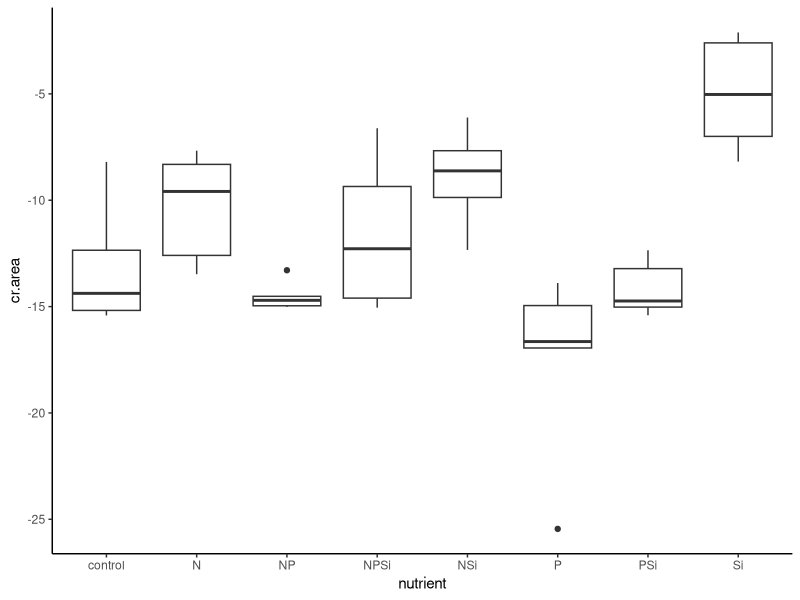
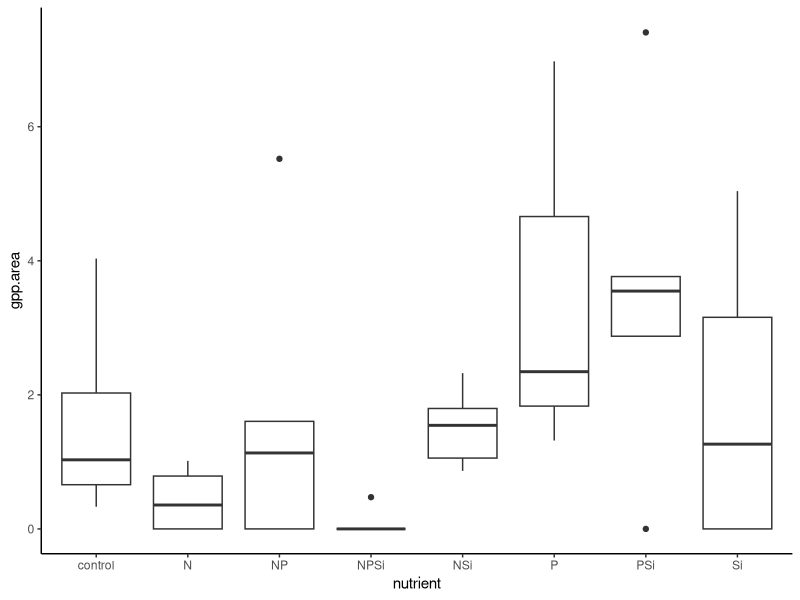
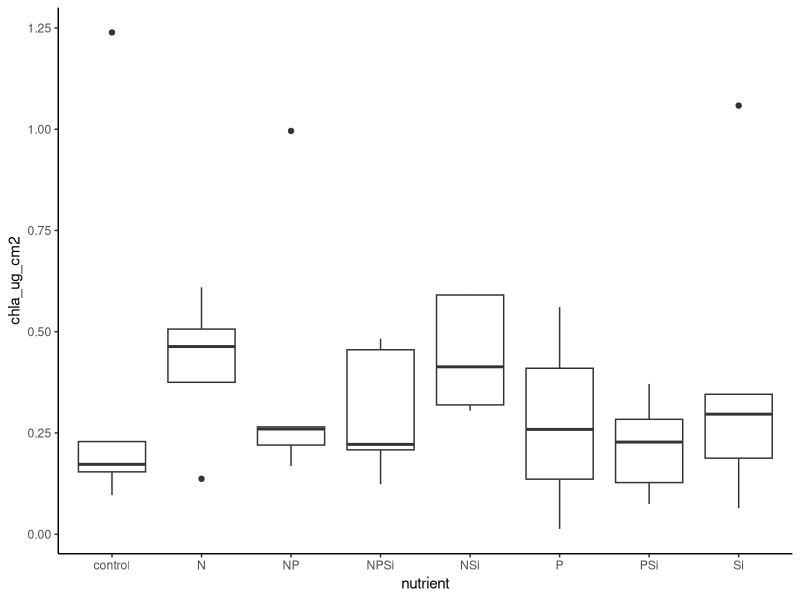

The R script that drew these images, in order: (Note: this script raises an error after producing the figures.)
#Author:  Clay Arango
#Creation date: 10-Feb-19
#Script to analyze NDS data from Summer 2018 NDS work with S. Roley and A. Alexiades

#packages
install.packages("nlme")
install.packages("nortest")
install.packages("plyr")
install.packages("dplyr")
install.packages("multcomp")
install.packages("MASS")
install.packages("ggplot2")
library(nlme)
library(nortest)
library(plyr)
library(dplyr)
library(multcomp)
library(MASS)
library(ggplot2)

#Load data
mab_summer <- read.table(file="mab_summer.csv", header=T, sep=",")

#set variable
d = mab_summer

#evaluate data to make sure factors are correct
names(d)

unique(d$nutrient) #control, N, NP, NPSi, NSi, P, PSi, Si
unique(d$N) #should be 0 and 1
unique(d$P) #should be 0 and 1
unique(d$Si) #should be 0 and 1
unique(d$top) #should be "sponge" and "glass"
#if need to change, use recode function below. 
d$top<-recode(d$top, "cellulose" ="sponge")
str(d)

#convert N and P vand Si alues (0 or 1 for absence or presence) to factors
d$N<-as.factor(d$N)
d$P<-as.factor(d$P)
d$Si<-as.factor(d$Si)
str(d)

#subset data into gpp and cr response
d.cr = subset(d, top=="sponge", data=d)
d.gpp = subset(d, top=="glass", data=d)

#check for outliers and check data entry before calculating CR-NRR
ggplot(d.cr, aes(x=nutrient, y=cr.area)) + geom_boxplot() + theme_classic()
#P5 is an outlier

#calculate nrr for cr
x<-ddply(d.cr, "nutrient", summarise, ave_cr = mean(cr.area, na.rm=T)) 
x
d.cr$cr.nrr = d.cr$cr.area/-13.104819 #divide by control ave_cr

#check for outliers and check data entry before calculating GPP- and chla-NRR
ggplot(d.gpp, aes(x=nutrient, y=gpp.area)) + geom_boxplot() + theme_classic()
#K1, N+P+Si group is bimodal, P+Si group is widely but evenly spread
ggplot(d.gpp, aes(x=nutrient, y=chla_ug_cm2)) + geom_boxplot() + theme_classic()
#Q4, K1, S4, N group is evenly spread out

#calculate nrr for gpp and chla
x<- ddply(d.gpp, "nutrient", summarise, ave_gpp = mean(gpp.area, na.rm=T), ave_chla = mean(chla, na.rm=T)) 
x
d.gpp$gpp.nrr = d.gpp$gpp.area/1.61646980 #divide by control ave_gpp
d.gpp$chla.nrr = d.gpp$chla/0.3782043 #divide by control ave_chla
#use to exclude outliers
#x1<- ddply(subset(d.gpp, !(nds.id=="F6")), "nutrient", summarise, ave_chla = mean(chla_ug_cm2, na.rm=T)) 
#x1
#d.gpp$chla.nrr_1<-d.gpp$chla_ug_cm2/2.700340

#combine into one file and export
d.cr$chla.nrr<-NA
#d.cr$chla.nrr_1<-NA#for excluded outliers
d.cr$gpp.nrr<-NA
d.gpp$cr.nrr<-NA
d.nrr<-rbind(d.cr, d.gpp)
d.nrr$site.date<-"mab_summer"
d.nrr$gpp.es<-log(d.nrr$gpp.nrr)
d.nrr$cr.es<-log(d.nrr$cr.nrr)
d.nrr$chla.es<-log(d.nrr$chla.nrr)

write.table(d.nrr, "mab_summer_nrr.csv",  sep=",", quote=F, row.names =F)

###############
#plots of NRR
##############
ggplot(data=subset(d.cr, !(nutrient=="control")), aes(x=nutrient, y=cr.nrr))+geom_boxplot()+theme_bw()+
  ylab("CR NRR")+geom_abline(slope = 0, intercept = 1)+
  theme(axis.title.x=element_blank(), panel.grid.minor=element_blank(), panel.grid.major=element_blank())
#P limitation, Si inhibition?

ggplot(data=subset(d.nrr, (top=="sponge")), aes(x=nutrient, y=cr.es))+geom_boxplot()+theme_bw()+
  ylab("CR Effect Size")+geom_hline(yintercept = 0.7, lty="dashed")+ geom_hline(yintercept = -0.7, lty="dashed")+
  geom_hline(yintercept = 1.385)+
  theme(axis.title.x=element_blank(), panel.grid.minor=element_blank(), panel.grid.major=element_blank())
#nothing over 1.385, so no significance?

ggplot(data=subset(d.gpp, !(nutrient=="control")), aes(x=nutrient, y=gpp.nrr))+geom_boxplot()+theme_bw()+
  ylab("GPP NRR")+geom_abline(slope = 0, intercept = 1)+
  theme(axis.title.x=element_blank(), panel.grid.minor=element_blank(), panel.grid.major=element_blank())
#possible P limitation

ggplot(data=subset(d.nrr, top =="glass"),aes(x=nutrient, y=gpp.es))+geom_boxplot()+theme_bw()+
  ylab("GPP Effect Size")+geom_hline(yintercept = 0.7, lty="dashed")+
  geom_hline(yintercept = -0.7, lty="dashed")+ geom_hline(yintercept = 1.385)+
  theme(axis.title.x=element_blank(), panel.grid.minor=element_blank(), panel.grid.major=element_blank())
#no limitation

ggplot(data=subset(d.gpp, !(nutrient=="control")), aes(x=nutrient, y=chla.nrr))+geom_boxplot()+theme_bw()+
  ylab("Chlorophyll-a NRR")+geom_abline(slope = 0, intercept = 1)+ 
  theme(axis.title.x=element_blank(), panel.grid.minor=element_blank(), panel.grid.major=element_blank())
#no limitation

ggplot(data=subset(d.nrr, (top=="glass")), aes(x=nutrient, y=chla.es))+geom_boxplot()+theme_bw()+
  ylab("Chla Effect Size")+ geom_hline(yintercept = 0.7, lty="dashed")+ geom_hline(yintercept = -0.7, lty="dashed")+    
  geom_hline(yintercept = 1.385)+
  theme(axis.title.x=element_blank(), panel.grid.minor=element_blank(), panel.grid.major=element_blank())
#P+Si inhibition?  nothing over 1.385 so no significance?

##########
#NRR Summary Files
#########

GPP_sum<-ddply(d.gpp, "nutrient", summarise, ave_nrr.gpp=mean(gpp.nrr, na.rm=T), sd_nrr.gpp=sd(gpp.nrr, na.rm=T), 
               se_nrr.gpp =(sd(gpp.nrr)/sqrt(sum(!is.na(gpp.nrr)))), 
               ci95_nrr.gpp = (1.96*(sd(gpp.nrr)/sqrt(sum(!is.na(gpp.nrr))))),
               ave_nrr.chla=mean(chla.nrr, na.rm=T), sd_nrr.chla=sd(chla.nrr, na.rm=T), 
               se_nrr.chla =(sd(chla.nrr)/sqrt(sum(!is.na(chla.nrr)))), 
               ci95_nrr.chla = (1.96*(sd(chla.nrr)/sqrt(sum(!is.na(chla.nrr))))))
CR_sum<-ddply(d.cr, "nutrient", summarise, ave_nrr.cr=mean(cr.nrr, na.rm=T), sd_nrr.cr=sd(cr.nrr, na.rm=T), 
              se_nrr.cr =(sd(cr.nrr)/sqrt(sum(!is.na(cr.nrr)))), 
              ci95_nrr.cr = (1.96*(sd(cr.nrr)/sqrt(sum(!is.na(cr.nrr))))))

#now combine into one and export
d.sum<-merge(GPP_sum, CR_sum, by="nutrient")
d.sum$site_date<-"mab_summer"
write.table(d.sum, "mab_summer_summ.csv",  sep=",", quote=F, row.names=F)

############################################################
#analyze RESPIRATION data
############################################################

M1<-gls(cr.area~N*P*Si, data=d.cr, na.action=na.omit)
E1<-residuals(M1)
qqnorm(E1)
qqline(E1)
ad.test(E1)
   #residuals are normally distributed p = 0.7291
hist(E1)  
plot(M1)

plot(filter(d.cr, !is.na(cr.area)) %>% dplyr::select(nutrient), 
     E1, xlab="nutrient", ylab="Residuals")
bartlett.test(cr.area~nutrient, data=d.cr)
   #variance test is OK p = 0.0853

anova(M1)
  
x <- group_by(d.cr, nutrient) %>%  # Grouping function causes subsequent functions to aggregate by season and reach
  summarize(cr.mean = abs(mean(cr.area, na.rm = TRUE)), # na.rm = TRUE to remove missing values
            cr.sd=abs(sd(cr.area, na.rm = TRUE)),  # na.rm = TRUE to remove missing values
            n = sum(!is.na(cr.area)), # of observations, excluding NAs. 
            cr.se=cr.sd/sqrt(n))

ggplot(data=x, aes(x=nutrient, y=cr.mean)) + 
  geom_bar(stat="identity", position=position_dodge(), color = "black") + 
  geom_errorbar(aes(ymin=cr.mean, ymax=cr.mean+cr.se), width=0.2, 
                position=position_dodge(0.9)) + 
  xlab("Nutrient") +
  ylab(expression(Respiration~(ug~O[2]~m^{-2}~h^{-1}))) +
  ylim(0,20) +
  labs(fill="Light") +
  theme_bw() +
  theme(panel.grid.major=element_blank(),
        panel.grid.minor=element_blank(),
        legend.title=element_text(size=6),
        legend.key=element_blank(), 
        legend.position=c(0.5,0.95), 
        legend.text=element_text(size=8), 
        legend.background=element_blank(), 
        legend.direction="horizontal", 
        legend.key.size=unit(0.3, "cm"), 
        axis.title.y=element_text(size=8), 
        axis.title.x=element_text(size=8), 
        axis.text.x=element_text(size=8))

#ggsave('output/figures/Ring_fall.tiff',
#       units="in",
#       width=3.25,
#       height=3.25,
#       dpi=1200,
#       compression="lzw")

#summarize nrr
x <- group_by(d.cr, nutrient) %>%  # Grouping function causes subsequent functions to aggregate by season and reach
  summarize(cr.mean = abs(mean(cr.nrr, na.rm = TRUE)), # na.rm = TRUE to remove missing values
            cr.sd=abs(sd(cr.nrr, na.rm = TRUE)),  # na.rm = TRUE to remove missing values
            n = sum(!is.na(cr.nrr)), # of observations, excluding NAs. 
            cr.se=cr.sd/sqrt(n))

############################################################
#analyze the PRODUCTION data
############################################################

M1<-gls(gpp.area~N*P*Si, data=d.gpp, na.action=na.omit) 
E1<-residuals(M1)
qqnorm(E1)
qqline(E1)
ad.test(E1)
   #residuals are not normal p = 0.001 

hist(E1, xlab="residuals", main="")
plot(M1)

plot(filter(d.gpp, !is.na(gpp.area)) %>% dplyr::select(nutrient), 
     E1, xlab="nutrient", ylab="Residuals")
bartlett.test(gpp.area~nutrient, data=d.gpp)
   #variance not good 0.0007

#try log normalizing
d.gpp$l.gpp = log10(d.gpp$gpp.area+1)

M2<-gls(l.gpp~N*P*Si, data=d.gpp, na.action=na.omit) 
E2<-residuals(M2)
qqnorm(E2)
qqline(E2)
ad.test(E2)
#residuals are normal p = 0.74 

hist(E2, xlab="residuals", main="")
plot(M2)

plot(filter(d.gpp, !is.na(gpp.area)) %>% dplyr::select(nutrient), 
     E1, xlab="nutrient", ylab="Residuals")
bartlett.test(l.gpp~nutrient, data=d.gpp)
#variance good 0.07

anova(M2)
  
x <- group_by(d.gpp, nutrient) %>%  # Grouping function causes subsequent functions to aggregate by season and reach
  summarize(gpp.mean = abs(mean(gpp.area, na.rm = TRUE)), # na.rm = TRUE to remove missing values
            gpp.sd=abs(sd(gpp.area, na.rm = TRUE)),  # na.rm = TRUE to remove missing values
            n = sum(!is.na(gpp.area)), # of observations, excluding NAs. 
            gpp.se=gpp.sd/sqrt(n))

ggplot(data=x, aes(x=nutrient, y=gpp.mean)) + 
  geom_bar(stat="identity", position=position_dodge(), color = "black") + 
  geom_errorbar(aes(ymin=gpp.mean, ymax=gpp.mean+gpp.se), width=0.2, 
                position=position_dodge(0.9)) + 
  xlab("Nutrient") +
  ylab(expression(Production~(ug~O[2]~m^{-2}~h^{-1}))) +
  labs(fill="Light") +
  theme_bw() +
  theme(panel.grid.major=element_blank(),
        panel.grid.minor=element_blank(), 
        legend.title=element_text(size=6), 
        legend.key=element_blank(),  
        legend.position=c(0.5,0.95),  
        legend.text=element_text(size=8),  
        legend.background=element_blank(),  
        legend.direction="horizontal",  
        legend.key.size=unit(0.3, "cm"),  
        axis.title.y=element_text(size=8),  
        axis.title.x=element_text(size=8),  
        axis.text.x=element_text(size=8))

#ggsave('output/figures/gppByNutrient.tiff',
#       units="in",
#       width=3.25,
#       height=3.25,
#       dpi=1200,
#       compression="lzw")

#summarize nrr
x <- group_by(d.gpp, nutrient) %>%  # Grouping function causes subsequent functions to aggregate by season and reach
  summarize(gpp.mean = abs(mean(gpp.nrr, na.rm = TRUE)), # na.rm = TRUE to remove missing values
            gpp.sd=abs(sd(gpp.nrr, na.rm = TRUE)),  # na.rm = TRUE to remove missing values
            n = sum(!is.na(gpp.nrr)), # of observations, excluding NAs. 
            gpp.se=gpp.sd/sqrt(n))

############################################################
#analyze the CHL-A biomass on disks

M1<-gls(chla~N*P*Si, data=d.gpp, na.action=na.omit)
E1<-residuals(M1)
qqnorm(E1)
qqline(E1)
ad.test(E1)
  #residuals look bad (p=0.0001)
hist(E1)
plot(M1)

bartlett.test(chla~nutrient, data=d.gpp)
  #Variance looks OK

#try log transformation
d.gpp$l.chla = log10(d.gpp$chla+1)

M1<-gls(l.chla~N*P*Si, data=d.gpp, na.action=na.omit)
E1<-residuals(M1)
qqnorm(E1)
qqline(E1)
ad.test(E1)
  #residuals look bad (p=0.0032)
hist(E1)
plot(M1)

bartlett.test(l.chla~nutrient, data=d.gpp)
  #variance is OK p = 0.29

anova(M1)

#light is significant and N and P separately interact with light

x<-roza_sum.chla[complete.cases(roza_sum.chla$chla),]

with(x, 
     interaction.plot(nutrient,light,chla, 
                      ylim=c(0,1.5),lty=c(1,12),lwd=2,ylab="Chlorophyll a", 
                      xlab="Nutrient", trace.label="Light"))

x <- group_by(roza_sum.chla, nutrient, light) %>%  # Grouping function causes subsequent functions to aggregate by season and reach
  summarize(chla.mean = mean(chla, na.rm = TRUE), # na.rm = TRUE to remove missing values
            chla.sd=sd(chla, na.rm = TRUE),  # na.rm = TRUE to remove missing values
            n = sum(!is.na(chla)), # of observations, excluding NAs. 
            chla.se=chla.sd/sqrt(n))

ggplot(data=x, 
       aes(x=nutrient, y=chla.mean, fill=light)) + 
  geom_bar(stat="identity", position=position_dodge(), color = "black") + 
  geom_errorbar(aes(ymin=chla.mean, ymax=chla.mean+chla.se), width=0.2, 
                position=position_dodge(0.9)) + 
  scale_fill_manual(values=c("white","black")) +
  xlab("Nutrient") +
  ylab(expression(Chlorophyll~a~(ug~cm^{-2}))) +
  ylim(0,1.7) +
  labs(fill="Light") +
  theme_bw() +
  theme(panel.grid.major=element_blank(), 
        panel.grid.minor=element_blank(), 
        legend.title=element_text(size=6), 
        legend.key=element_blank(), 
        legend.position=c(0.5,0.95), 
        legend.text=element_text(size=8), 
        legend.background=element_blank(), 
        legend.direction="horizontal", 
        legend.key.size=unit(0.3, "cm"), 
        axis.title.y=element_text(size=8), 
        axis.title.x=element_text(size=8), 
        axis.text.x=element_text(size=8))

ggsave('output/figures/chlaByNutrientLight.tiff',
       units="in",
       width=3.25,
       height=3.25,
       dpi=1200,
       compression="lzw")



############################################################
############################################################
#calculate nrr mean and standard error
x1 <- group_by(roza_sum, nutrient, light) %>%  # Grouping function causes subsequent functions to aggregate by season and reach
  summarize(chla.nrr.mean = mean(chla.nrr, na.rm = TRUE), # na.rm = TRUE to remove missing values
            chla.nrr.sd=sd(chla.nrr, na.rm = TRUE),  # na.rm = TRUE to remove missing values
            chla.n = sum(!is.na(chla.nrr)), # of observations, excluding NAs. 
            chla.nrr.se=chla.nrr.sd/sqrt(chla.n))


x2 <- group_by(roza_sum, nutrient, light) %>%  # Grouping function causes subsequent functions to aggregate by season and reach
  summarize(gpp.nrr.mean = mean(gpp.nrr, na.rm = TRUE), # na.rm = TRUE to remove missing values
            gpp.nrr.sd=sd(gpp.nrr, na.rm = TRUE),  # na.rm = TRUE to remove missing values
            gpp.n = sum(!is.na(gpp.nrr)), # of observations, excluding NAs. 
            gpp.nrr.se=gpp.nrr.sd/sqrt(gpp.n))

x3 <- group_by(roza_sum, nutrient, light) %>%  # Grouping function causes subsequent functions to aggregate by season and reach
  summarize(cr.nrr.mean = mean(cr.nrr, na.rm = TRUE), # na.rm = TRUE to remove missing values
            cr.nrr.sd=sd(cr.nrr, na.rm = TRUE),  # na.rm = TRUE to remove missing values
            cr.n = sum(!is.na(cr.nrr)), # of observations, excluding NAs. 
            cr.nrr.se=cr.nrr.sd/sqrt(cr.n))

roza_sum.nrr<-cbind(x1,x2,x3)
roza_sum.nrr <- roza_sum.nrr[, !duplicated(colnames(roza_sum.nrr))]
write.csv(roza_sum.nrr, "roza_sum.nrr.csv")
